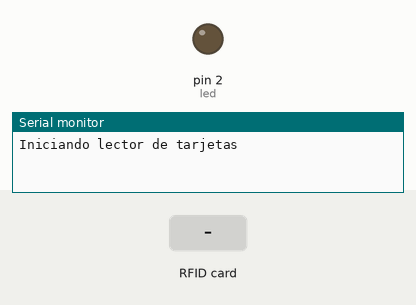
Bench run of a sketch on a simulated Arduino Uno, built with avr-gcc and run on an emulated ATmega328P. On the bench: output pins drawn as LEDs (lit = HIGH), the last lines printed to the serial monitor. Inputs (shaded band) come from the test bench. Pins used as bus, display or sensor lines are not drawn.

Above: at 1.2 s.
1.3 s: RFID card 5E 7A 19 C4 held to the reader
At 1.7 s:
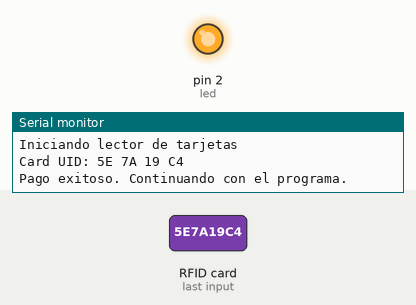
Timing chart, 0 to 4.3 s (numbered marks = the images above; inputs shaded):
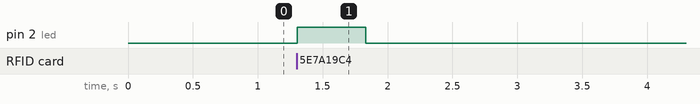

The sketch:

BalanzaVoid.ino
```cpp
#include <MFRC522.h>

#include <Pushbutton.h>

#define RelayAlarma 5
#define Buzzer 4

#define led 2

#define RST_PIN	9    //Pin 9 para el reset del RC522
#define SS_PIN	10   //Pin 10 para el SS (SDA) del RC522

MFRC522 mfrc522(SS_PIN, RST_PIN); //Creamos el objeto para el RC522

void setup() {
	Serial.begin(9600); //Iniciamos la comunicación  serial
	SPI.begin();        //Iniciamos el Bus SPI
	mfrc522.PCD_Init(); // Iniciamos  el MFRC522
	Serial.println("Iniciando lector de tarjetas");
  pinMode(led, OUTPUT);
}

void loop() {

 if ( mfrc522.PICC_IsNewCardPresent())
        {
  		      digitalWrite(led, HIGH); //enviar señal al microcontrolador
            //Seleccionamos una tarjeta
            if ( mfrc522.PICC_ReadCardSerial())
            {
                  // Enviamos el UID
                  Serial.print("Card UID:");
                  for (byte i = 0; i < mfrc522.uid.size; i++) {
                          Serial.print(mfrc522.uid.uidByte[i] < 0x10 ? " 0" : " ");
                          Serial.print(mfrc522.uid.uidByte[i], HEX);
                  }
                  Serial.println();
                  Serial.println("Pago exitoso. Continuando con el programa.");
                  // Terminamos la lectura de la tarjeta  actual
                  mfrc522.PICC_HaltA();
            }
            delay(500);
	}
  else
  {
     digitalWrite(led, LOW); //enviar señal al microcontrolador
  }

  // pesar();

  // Alarma();

  // Pagar();

}

// void pesar()
// {
//  while (intentos > 0) {
//   statements
//   }
// }

// void Alarma()
// {
// while (EncenderAlarma = true) {
//   digitalWrite(RelayAlarma, HIGH);
//   digitalWrite(Buzzer, HIGH);
//   if (getSingleDebouncedPress()) {
//   intentos = 0;
//   EncenderAlarma = false;
//   }
//   }
// }

// void Pagar()
// {

// }
```

Measured:
- after the input at 1.3 s, pin 2 (led): LOW → HIGH at once, → LOW 0.53 s later
